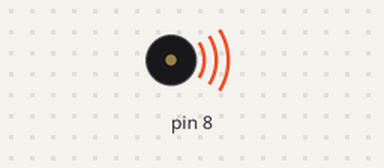
Recording of a sketch running on a simulated Arduino Uno, built with avr-gcc and run on an emulated ATmega328P. Shown: buzzer (waves = sounding).

Above: at 0.5 s.
Timing chart, 0 to 4.6 s (numbered marks = the images above):
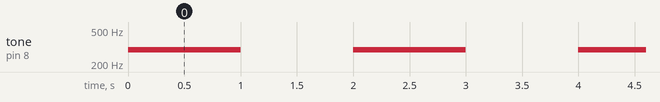

Measured:
- by itself, tone on pin 8: alternates 294 Hz for 1.0 s and silent for 1.0 s

The sketch:

buzzer1.ino
```cpp
void setup() {
  pinMode(8, OUTPUT);

}

void loop() {
  tone(8, 294, 1000);
  delay(2000);
}
```
